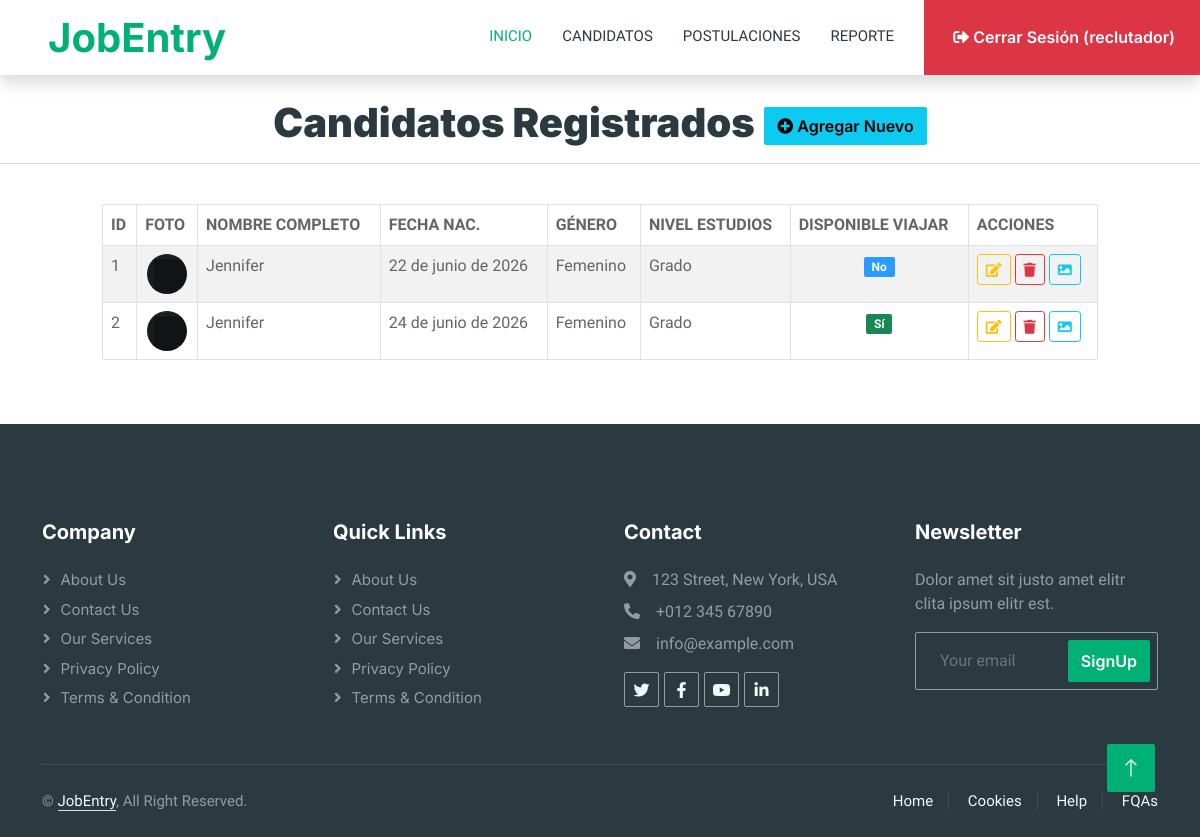
Page /listadoCandidatos/ (signed in) on the committed database.
### empleo/models.py (models this page shows)
class Candidato(models.Model):
    GENERO_OPCIONES = [
        ('M', 'Masculino'),
        ('F', 'Femenino'),
        ('O', 'Otro'),
    ]
    NIVEL_ESTUDIOS_OPCIONES = [
        ('GRADO', 'Grado'),
        ('MASTER', 'Máster'),
        ('DOCTORADO', 'Doctorado'),
    ]
    usuario = models.OneToOneField(User, on_delete=models.CASCADE)
    foto = models.FileField(upload_to='empleo',null=True,blank=True)
    nombre_completo = models.CharField(max_length=150)
    fecha_nacimiento = models.DateField()
    genero = models.CharField(max_length=1, choices=GENERO_OPCIONES)
    nivel_estudios = models.CharField(max_length=10, choices=NIVEL_ESTUDIOS_OPCIONES)
    disponible_viajar = models.BooleanField(default=False)

### empleo/views.py (the view)
# urls.py: path('listadoCandidatos/', views.listadoCandidatos),
@login_required
def listadoCandidatos(request):
    if request.user.is_staff:
        candidatos = Candidato.objects.all()
    else:
        candidatos = Candidato.objects.filter(usuario=request.user)
    return render(request, 'listadoCandidatos.html', {'candidatos': candidatos})

### empleo/templates/listadoCandidatos.html (shortened to what this page needs)
{% extends "./plantillaPrin.html" %}
{% block contenido %}
{% if user.is_staff %}
<center>
    <br>
    <h1><b>Candidatos Registrados</b>
        <a href="/nuevoCandidato/" class="btn btn-info">
            <i class="fas fa-plus-circle"></i> Agregar Nuevo
        </a>
    </h1>
    <hr>
</center>
<br>
<div class="row">
    <div class="col-md-1"></div>
    <div class="col-md-10">
        <table id="tbl_candidatos" class="table table-striped table-bordered">
            <thead>
                <tr>
                    <th>ID</th>
                    <th>FOTO</th>
                    <th>NOMBRE COMPLETO</th>
                    <th>FECHA NAC.</th>
                    <th>GÉNERO</th>
                    <th>NIVEL ESTUDIOS</th>
                    <th>DISPONIBLE VIAJAR</th>
                    <th>ACCIONES</th>
                </tr>
            </thead>
            <tbody>
                {% for c in candidatos %}
                <tr>
                    <td>{{ c.id }}</td>
                    <td class="text-center">
                        {% if c.foto %}
                            <a href="{{ c.foto.url }}" target="_blank">
                                <img src="{{ c.foto.url }}" style="height:40px; width:40px; border-radius:100px;">
                            </a>
                        {% else %}
                            <b>N/A</b>
                        {% endif %}
                    </td>
                    <td>{{ c.nombre_completo }}</td>
                    <td>{{ c.fecha_nacimiento }}</td>
                    <td>{{ c.get_genero_display }}</td>
                    <td>{{ c.get_nivel_estudios_display }}</td>
                    <td class="text-center">
                        {% if c.disponible_viajar %}
                            <span class="badge bg-success">Sí</span>
                        {% else %}
                            <span class="badge bg-secondary">No</span>
                        {% endif %}
                    </td>
                    <td>
                        <a href="/editarCandidato/{{ c.id }}/" class="btn btn-outline-warning btn-sm" title="Editar">
                            <i class="fas fa-edit"></i>
                        </a>
                        <a href="/eliminarCandidato/{{ c.id }}/" class="btn btn-outline-danger btn-sm" title="Eliminar"
                            onclick="confirmarEliminacion(event, this.href)">
                            <i class="fas fa-trash"></i>
                        </a>
                        {% if c.foto %}
                            <a title="Ver Foto" class="btn btn-outline-info btn-sm" href="{{ c.foto.url }}" target="_blank">
                                <i class="fas fa-image"></i>
                            </a>
                        {% else %}
                            <a title="No hay foto" class="disabled btn btn-outline-info btn-sm" href="javascript:void(0)">
                                <i class="fas fa-image"></i>
                            </a>
                        {% endif %}
                    </td>
                </tr>
                {% endfor %}
            </tbody>
        </table>
    </div>
</div>
{% endif %}
{% endblock %}

### empleo/templates/plantillaPrin.html (shortened to what this page needs)
{% load static %}
<!DOCTYPE html>
<html lang="en">
<head>
    <link href="https://cdnjs.cloudflare.com/ajax/libs/font-awesome/5.10.0/css/all.min.css" rel="stylesheet">
    <link href="https://cdn.jsdelivr.net/npm/bootstrap-icons@1.4.1/font/bootstrap-icons.css" rel="stylesheet">
    <link href="{% static 'lib/animate/animate.min.css' %}" rel="stylesheet">
    <link href="{% static 'lib/owlcarousel/assets/owl.carousel.min.css' %}" rel="stylesheet">
    <link href="{% static 'css/bootstrap.min.css' %}" rel="stylesheet">
    <link href="{% static 'css/style.css' %}" rel="stylesheet">
    <link rel="stylesheet" href="https://cdn.datatables.net/2.3.8/css/dataTables.dataTables.min.css">
    <link rel="stylesheet" href="https://cdnjs.cloudflare.com/ajax/libs/bootstrap-fileinput/5.5.4/css/fileinput.min.css">
</head>
<body>
    <div class="container-xxl bg-white p-0">
        <nav class="navbar navbar-expand-lg bg-white navbar-light shadow sticky-top p-0">
            <a href="/" class="navbar-brand d-flex align-items-center text-center py-0 px-4 px-lg-5">
                <h1 class="m-0 text-primary">JobEntry</h1>
            </a>
            <div class="collapse navbar-collapse" id="navbarCollapse">
                <div class="navbar-nav ms-auto p-4 p-lg-0">
                    <a href="/" class="nav-item nav-link active">Inicio</a>
                    {% if user.is_authenticated %}
                        {% if user.is_staff %}
                            <a href="/listadoCandidatos/" class="nav-item nav-link">Candidatos</a>
                            <a href="/listadoPostulaciones/" class="nav-item nav-link">Postulaciones</a>
                            <a href="/reporteVacantes/" class="nav-item nav-link">Reporte</a>
                        {% else %}
                            <a href="/listadoCandidatos/" class="nav-item nav-link">Mi Perfil</a>
                            <a href="/listadoPostulaciones/" class="nav-item nav-link">Mis Postulaciones</a>
                        {% endif %}
                        <a href="/cerrarSesion/" class="btn btn-danger rounded-0 py-4 px-lg-4 d-none d-lg-block">
                            <i class="fa fa-sign-out-alt ms-1"></i> Cerrar Sesión ({{ user.username }})
                        </a>
                    {% else %}
                        <a href="/login/" class="nav-item nav-link">Iniciar Sesión</a>
                        <a href="/nuevoCandidato/" class="btn btn-primary rounded-0 py-4 px-lg-5 d-none d-lg-block">
                            Registrarse <i class="fa fa-arrow-right ms-3"></i>
                        </a>
                    {% endif %}
                </div>
            </div>
        </nav>
        {% block contenido %}
        {% endblock %}
        <div class="container-fluid bg-dark text-white-50 footer pt-5 mt-5 wow fadeIn" data-wow-delay="0.1s">
            <div class="container py-5">
                <div class="row g-5">
                    <div class="col-lg-3 col-md-6">
                        <h5 class="text-white mb-4">Company</h5>
                        <a class="btn btn-link text-white-50" href="">About Us</a>
                        <a class="btn btn-link text-white-50" href="">Contact Us</a>
                        <a class="btn btn-link text-white-50" href="">Our Services</a>
                        <a class="btn btn-link text-white-50" href="">Privacy Policy</a>
                        <a class="btn btn-link text-white-50" href="">Terms & Condition</a>
                    </div>
                    <div class="col-lg-3 col-md-6">
                        <h5 class="text-white mb-4">Quick Links</h5>
                        <a class="btn btn-link text-white-50" href="">About Us</a>
                        <a class="btn btn-link text-white-50" href="">Contact Us</a>
                        <a class="btn btn-link text-white-50" href="">Our Services</a>
                        <a class="btn btn-link text-white-50" href="">Privacy Policy</a>
                        <a class="btn btn-link text-white-50" href="">Terms & Condition</a>
                    </div>
                    <div class="col-lg-3 col-md-6">
                        <h5 class="text-white mb-4">Contact</h5>
                        <p class="mb-2"><i class="fa fa-map-marker-alt me-3"></i>123 Street, New York, USA</p>
                        <p class="mb-2"><i class="fa fa-phone-alt me-3"></i>+012 345 67890</p>
                        <p class="mb-2"><i class="fa fa-envelope me-3"></i>info@example.com</p>
                        <div class="d-flex pt-2">
                            <a class="btn btn-outline-light btn-social" href=""><i class="fab fa-twitter"></i></a>
                            <a class="btn btn-outline-light btn-social" href=""><i class="fab fa-facebook-f"></i></a>
                            <a class="btn btn-outline-light btn-social" href=""><i class="fab fa-youtube"></i></a>
                            <a class="btn btn-outline-light btn-social" href=""><i class="fab fa-linkedin-in"></i></a>
                        </div>
                    </div>
                    <div class="col-lg-3 col-md-6">
                        <h5 class="text-white mb-4">Newsletter</h5>
                        <p>Dolor amet sit justo amet elitr clita ipsum elitr est.</p>
                        <div class="position-relative mx-auto" style="max-width: 400px;">
                            <input class="form-control bg-transparent w-100 py-3 ps-4 pe-5" type="text" placeholder="Your email">
                            <button type="button" class="btn btn-primary py-2 position-absolute top-0 end-0 mt-2 me-2">SignUp</button>
                        </div>
                    </div>
                </div>
            </div>
            <div class="container">
                <div class="copyright">
                    <div class="row">
                        <div class="col-md-6 text-center text-md-start mb-3 mb-md-0">
                            &copy; <a class="border-bottom" href="#">JobEntry</a>, All Right Reserved.
                        </div>
                        <div class="col-md-6 text-center text-md-end">
                            <div class="footer-menu">
                                <a href="">Home</a>
                                <a href="">Cookies</a>
                                <a href="">Help</a>
                                <a href="">FQAs</a>
                            </div>
                        </div>
                    </div>
                </div>
            </div>
        </div>
        <a href="#" class="btn btn-lg btn-primary btn-lg-square back-to-top"><i class="bi bi-arrow-up"></i></a>
    </div>
</body>
</html>

### portalEmpleosJJ/static/css/style.css (style rules this page uses)
:root { --primary: #00B074; --secondary: #2B9BFF; --light: #EFFDF5; --dark: #2B3940; }
.back-to-top { position: fixed; display: none; right: 45px; bottom: 45px; z-index: 99; }
.btn { font-family: 'Inter', sans-serif; font-weight: 600; transition: .5s; }
.btn.btn-primary, .btn.btn-secondary { color: #FFFFFF; }
.btn-lg-square { width: 48px; height: 48px; }
.btn-square, .btn-sm-square, .btn-lg-square { padding: 0; display: flex; align-items: center; justify-content: center; font-weight: normal; border-radius: 2px; }
.navbar-dark .navbar-nav .nav-link, .navbar-light .navbar-nav .nav-link { margin-right: 30px; padding: 25px 0; color: #FFFFFF; font-size: 15px; text-transform: uppercase; outline: none; }
.navbar-dark .navbar-nav .nav-link:hover, .navbar-dark .navbar-nav .nav-link.active, .navbar-light .navbar-nav .nav-link:hover, .navbar-light .navbar-nav .nav-link.active { color: var(--primary); }
.navbar-light .navbar-brand, .navbar-light a.btn { height: 75px; }
.navbar-light .navbar-nav .nav-link { color: var(--dark); font-weight: 500; }
.navbar-light.sticky-top { top: -100px; transition: .5s; }
.footer .btn.btn-social { margin-right: 5px; width: 35px; height: 35px; display: flex; align-items: center; justify-content: center; color: var(--light); border: 1px solid rgba(255,255,255,0.5); border-radius: 2px; transition: .3s; }
.footer .btn.btn-link { display: block; margin-bottom: 5px; padding: 0; text-align: left; font-size: 15px; font-weight: normal; text-transform: capitalize; transition: .3s; }
.footer .btn.btn-link::before { position: relative; content: "\f105"; font-family: "Font Awesome 5 Free"; font-weight: 900; margin-right: 10px; }
.footer .form-control { border-color: rgba(255,255,255,0.5); }
.footer .copyright { padding: 25px 0; font-size: 15px; border-top: 1px solid rgba(256, 256, 256, .1); }
.footer .copyright a { color: var(--light); }
.footer .footer-menu a { margin-right: 15px; padding-right: 15px; border-right: 1px solid rgba(255, 255, 255, .1); }
.footer .footer-menu a:last-child { margin-right: 0; padding-right: 0; border-right: none; }

### rows in the picture
Candidato: id "1", foto (picture), nombre_completo "Jennifer", fecha_nacimiento "22 de junio de 2026", genero "Femenino", nivel_estudios "Grado", disponible_viajar "No"
Candidato: id "2", foto (picture), nombre_completo "Jennifer", fecha_nacimiento "24 de junio de 2026", genero "Femenino", nivel_estudios "Grado", disponible_viajar "Sí"

### other values in the picture
{{ user.username }} "reclutador"
